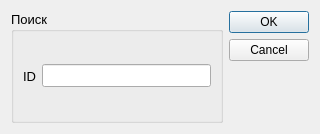
<?xml version="1.0" encoding="UTF-8"?>
<ui version="4.0">
 <class>Serach1Window</class>
 <widget class="QDialog" name="Serach1Window">
  <property name="geometry">
   <rect>
    <x>0</x>
    <y>0</y>
    <width>320</width>
    <height>134</height>
   </rect>
  </property>
  <property name="windowTitle">
   <string>Dialog</string>
  </property>
  <layout class="QHBoxLayout" name="horizontalLayout">
   <item>
    <widget class="QGroupBox" name="groupBox">
     <property name="font">
      <font>
       <pointsize>10</pointsize>
      </font>
     </property>
     <property name="title">
      <string>Поиск</string>
     </property>
     <layout class="QHBoxLayout" name="horizontalLayout_2">
      <item>
       <widget class="QLabel" name="AttributeLabel">
        <property name="text">
         <string>ID</string>
        </property>
       </widget>
      </item>
      <item>
       <widget class="QLineEdit" name="AttributeEdit"/>
      </item>
     </layout>
    </widget>
   </item>
   <item>
    <widget class="QDialogButtonBox" name="buttonBox">
     <property name="orientation">
      <enum>Qt::Vertical</enum>
     </property>
     <property name="standardButtons">
      <set>QDialogButtonBox::Cancel|QDialogButtonBox::Ok</set>
     </property>
    </widget>
   </item>
  </layout>
 </widget>
 <resources/>
 <connections>
  <connection>
   <sender>buttonBox</sender>
   <signal>accepted()</signal>
   <receiver>Serach1Window</receiver>
   <slot>accept()</slot>
   <hints>
    <hint type="sourcelabel">
     <x>248</x>
     <y>254</y>
    </hint>
    <hint type="destinationlabel">
     <x>157</x>
     <y>274</y>
    </hint>
   </hints>
  </connection>
  <connection>
   <sender>buttonBox</sender>
   <signal>rejected()</signal>
   <receiver>Serach1Window</receiver>
   <slot>reject()</slot>
   <hints>
    <hint type="sourcelabel">
     <x>316</x>
     <y>260</y>
    </hint>
    <hint type="destinationlabel">
     <x>286</x>
     <y>274</y>
    </hint>
   </hints>
  </connection>
 </connections>
</ui>
